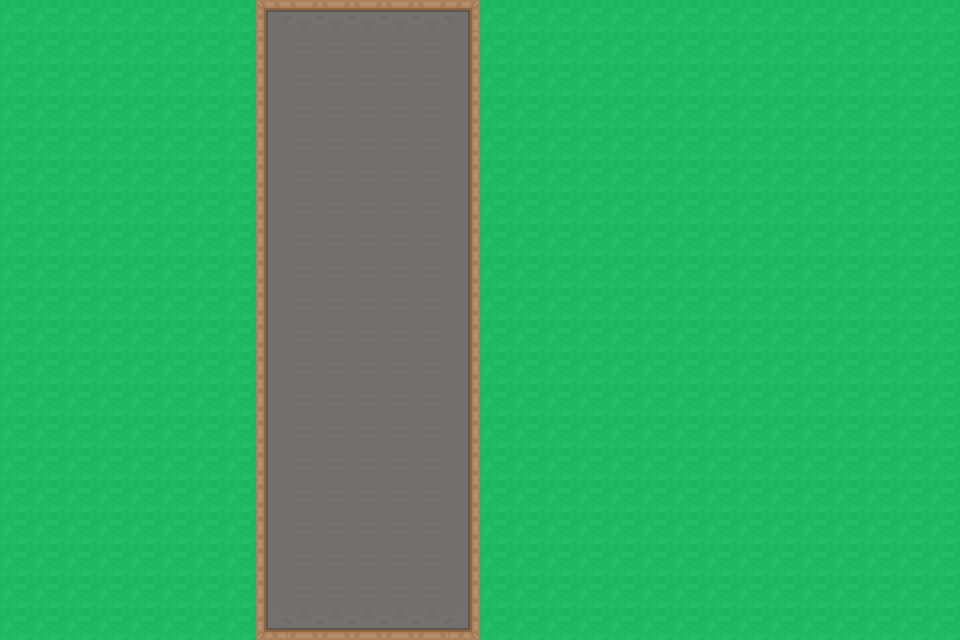

A 2D game scene composited from a Tiled map and its tileset images. What follows is a short description and the map's XML, with every tile layer's data as written:
An orthogonal 30x20 tile map with 32x32 px tiles, 1 tile layer (Tile Layer 1).

<map version="1.9" tiledversion="1.9.1" orientation="orthogonal" renderorder="right-down" width="30" height="20" tilewidth="32" tileheight="32" infinite="0" nextlayerid="2" nextobjectid="1">
 <tileset firstgid="1" name="tileset" tilewidth="32" tileheight="32" tilecount="400" columns="8">
  <image source="../textures/tileset.png" width="256" height="1600" />
 </tileset>
 <layer id="1" name="Tile Layer 1" width="30" height="20">
  <data encoding="csv">
1,1,1,1,1,1,1,1,12,13,13,13,13,13,14,1,1,1,1,1,1,1,1,1,1,1,1,1,1,1,
1,1,1,1,1,1,1,1,20,21,21,21,21,21,22,1,1,1,1,1,1,1,1,1,1,1,1,1,1,1,
1,1,1,1,1,1,1,1,20,21,21,21,21,21,22,1,1,1,1,1,1,1,1,1,1,1,1,1,1,1,
1,1,1,1,1,1,1,1,20,21,21,21,21,21,22,1,1,1,1,1,1,1,1,1,1,1,1,1,1,1,
1,1,1,1,1,1,1,1,20,21,21,21,21,21,22,1,1,1,1,1,1,1,1,1,1,1,1,1,1,1,
1,1,1,1,1,1,1,1,20,21,21,21,21,21,22,1,1,1,1,1,1,1,1,1,1,1,1,1,1,1,
1,1,1,1,1,1,1,1,20,21,21,21,21,21,22,1,1,1,1,1,1,1,1,1,1,1,1,1,1,1,
1,1,1,1,1,1,1,1,20,21,21,21,21,21,22,1,1,1,1,1,1,1,1,1,1,1,1,1,1,1,
1,1,1,1,1,1,1,1,20,21,21,21,21,21,22,1,1,1,1,1,1,1,1,1,1,1,1,1,1,1,
1,1,1,1,1,1,1,1,20,21,21,21,21,21,22,1,1,1,1,1,1,1,1,1,1,1,1,1,1,1,
1,1,1,1,1,1,1,1,20,21,21,21,21,21,22,1,1,1,1,1,1,1,1,1,1,1,1,1,1,1,
1,1,1,1,1,1,1,1,20,21,21,21,21,21,22,1,1,1,1,1,1,1,1,1,1,1,1,1,1,1,
1,1,1,1,1,1,1,1,20,21,21,21,21,21,22,1,1,1,1,1,1,1,1,1,1,1,1,1,1,1,
1,1,1,1,1,1,1,1,20,21,21,21,21,21,22,1,1,1,1,1,1,1,1,1,1,1,1,1,1,1,
1,1,1,1,1,1,1,1,20,21,21,21,21,21,22,1,1,1,1,1,1,1,1,1,1,1,1,1,1,1,
1,1,1,1,1,1,1,1,20,21,21,21,21,21,22,1,1,1,1,1,1,1,1,1,1,1,1,1,1,1,
1,1,1,1,1,1,1,1,20,21,21,21,21,21,22,1,1,1,1,1,1,1,1,1,1,1,1,1,1,1,
1,1,1,1,1,1,1,1,20,21,21,21,21,21,22,1,1,1,1,1,1,1,1,1,1,1,1,1,1,1,
1,1,1,1,1,1,1,1,20,21,21,21,21,21,22,1,1,1,1,1,1,1,1,1,1,1,1,1,1,1,
1,1,1,1,1,1,1,1,28,29,29,29,29,29,30,1,1,1,1,1,1,1,1,1,1,1,1,1,1,1
</data>
 </layer>
</map>
